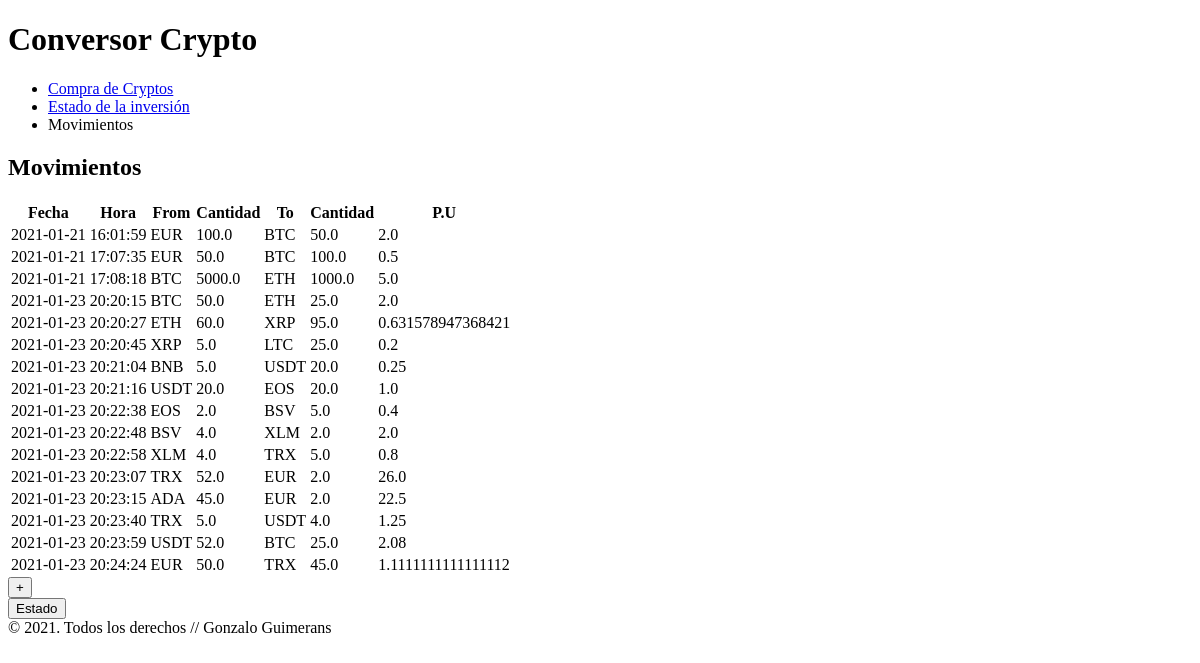
Before: / with the older database file.
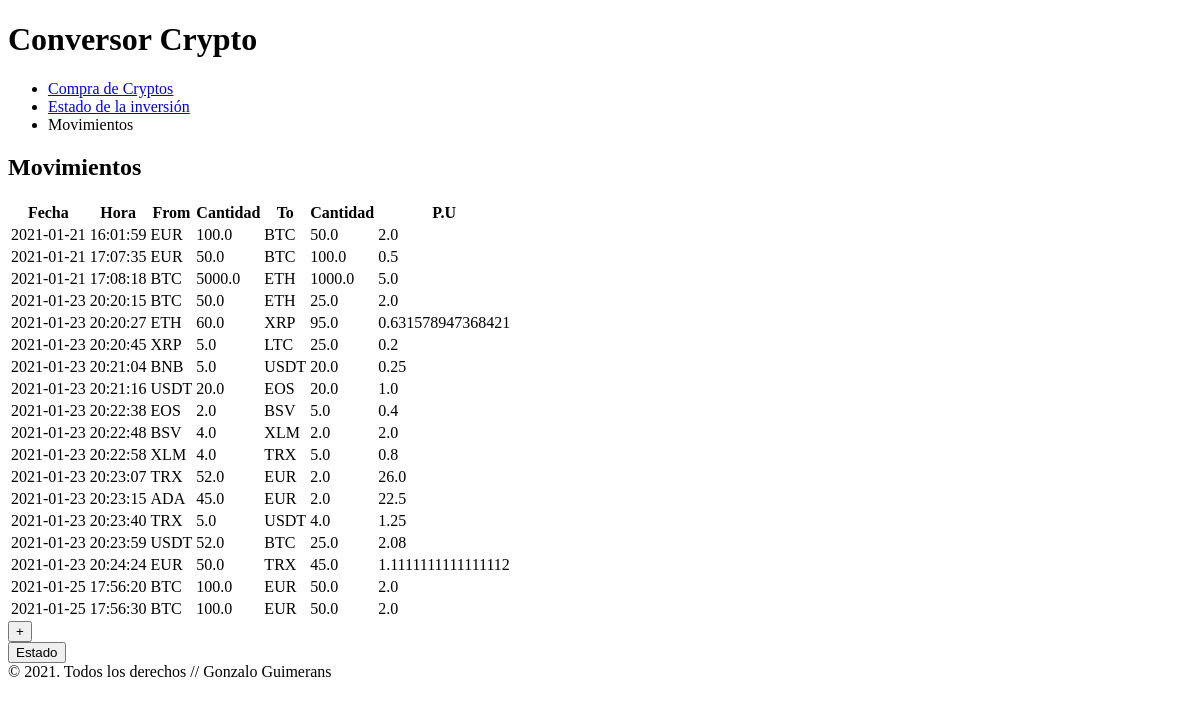
After: the same page with the newer database file.
### tables this page shows
CREATE TABLE "tabla_movimientos" (
	"id"	INTEGER,
	"date"	TEXT NOT NULL,
	"time"	TEXT NOT NULL,
	"from_currency"	INTEGER NOT NULL,
	"from_quantity"	REAL NOT NULL,
	"to_currency"	INTEGER NOT NULL,
	"to_quantity"	REAL NOT NULL,
	PRIMARY KEY("id" AUTOINCREMENT)
);

### movements/views.py (the view)
@app.route("/")
def movimientosCrypto():
    movimientos = consultaBD("SELECT date, time, from_currency, from_quantity, to_currency, to_quantity FROM tabla_movimientos;")
    return render_template("movimientos.html", movimientos=movimientos)

### movements/views.py (called while the page is built)
def consultaBD(query, params =()):
    conn = sqlite3.connect(DBFILE)
    c = conn.cursor()
    c.execute(query, params)
    conn.commit()
    filas = c.fetchall()
    print(filas)
    conn.close()
    if len(filas) == 0:
        return filas
    columnNames = []
    for columnName in c.description:
        columnNames.append(columnName[0])
    listaDeDiccionarios = []
    for fila in filas:
        d = {}
        for ix, columnName in enumerate(columnNames):
            d[columnName] = fila[ix]
        listaDeDiccionarios.append(d)
    return listaDeDiccionarios

### movements/templates/movimientos.html
{% extends "base.html" %}
{% block breadcrumbs %}
<ul class="breadcrumb">
        <li><a href="/compra">Compra de Cryptos</a></li>
        <li><a href="/estado">Estado de la inversión</a></li>
        <li>Movimientos</li>
      </ul>
{% endblock %}
{% block h2 %}Movimientos{% endblock %}
{% block bloque_de_formato %}
        {% if movimientos|length > 0 %}
                <table>
                        <tr>
                                <th>Fecha</th>
                                <th>Hora</th>
                                <th>From</th>
                                <th>Cantidad</th>
                                <th>To</th>
                                <th>Cantidad</th>
                                <th>P.U</th>
                        </tr>
                {% for registro in movimientos %}
                        <tr>
                                        <td>{{ registro["date"] }}</td>
                                        <td>{{ registro["time"] }}</td>
                                        <td>{{ registro["from_currency"] }}</td>
                                        <td>{{ registro["from_quantity"] }}</td>
                                        <td>{{ registro["to_currency"] }}</td>
                                        <td>{{ registro["to_quantity"] }}</td>
                                        <td>{{ registro["from_quantity"]/registro["to_quantity"]}}</td>
                        </tr>
                {% endfor %}
                </table>
        {% else %}
                <p>No hay movimientos/p>
        {% endif %}
        <form action="compra">
                <input type="submit" value="+">
        </form>
        <form action="estado">
                <input type="submit" value="Estado">
        </form>
{% endblock %}

### movements/templates/base.html (shortened to what this page needs)
<!DOCTYPE html>
<html lang="en">
    <head>
    </head>
    <body>
        <header>
            <h1>Conversor Crypto</h1>
            <section>
                {% block breadcrumbs %}{% endblock %}
            </section>
            <h2>{% block h2 %}{% endblock %}</h2>
        </header>
        <section>
            {% block bloque_de_formato %}{% endblock %}
        </section>
        <footer>
            &copy; 2021. Todos los derechos // Gonzalo Guimerans
        </footer>
    </body>
</html>

Changed rows visible on the page:
added tabla_movimientos: date "2021-01-25", time "17:56:20", from_currency "BTC", from_quantity "100.0", to_currency "EUR", to_quantity "50.0", registro['from_quantity']/registro['to_quantity'] "2.0"
added tabla_movimientos: date "2021-01-25", time "17:56:30", from_currency "BTC", from_quantity "100.0", to_currency "EUR", to_quantity "50.0", registro['from_quantity']/registro['to_quantity'] "2.0"
